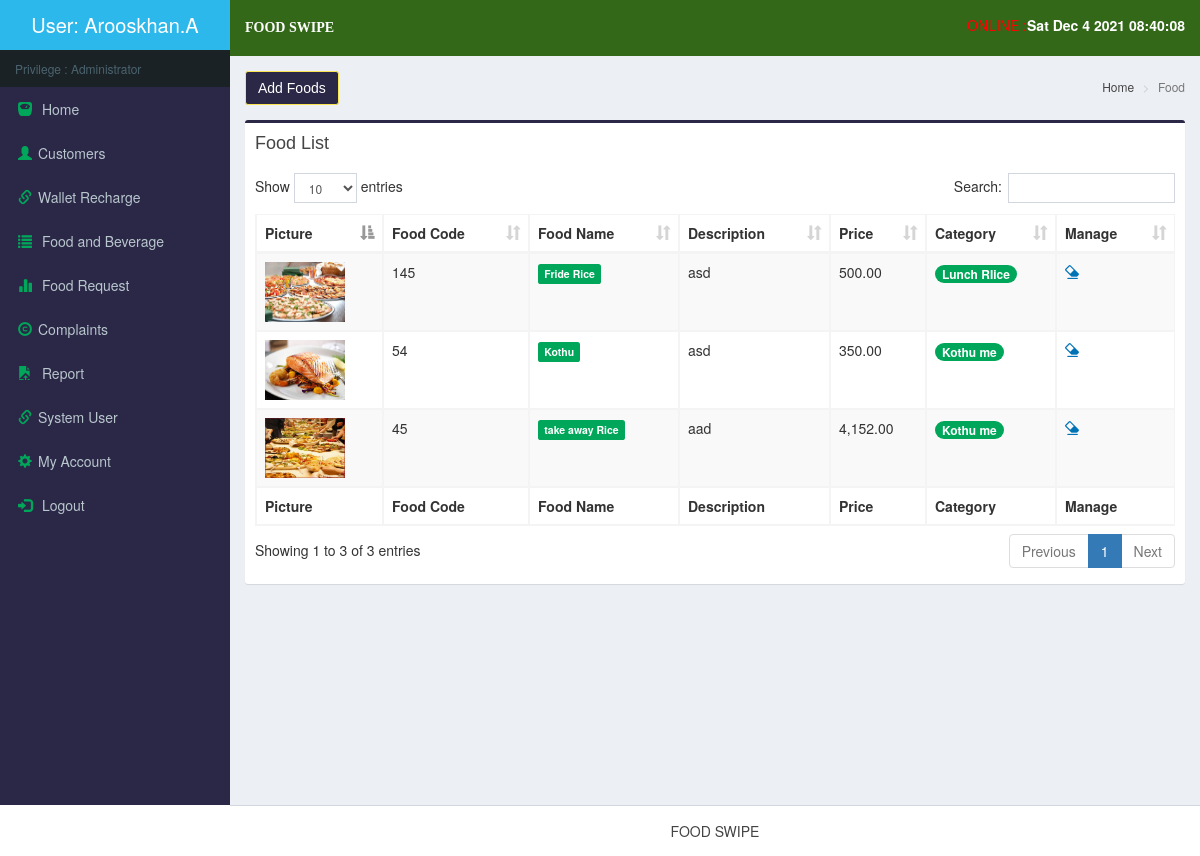
The page /Customer/product.php (signed in) on the database its author committed.
### tables this page shows
CREATE TABLE `product` (
  `prod_id` int(11) NOT NULL,
  `prod_name` varchar(100) NOT NULL,
  `prod_desc` varchar(500) NOT NULL,
  `prod_price` decimal(10,2) NOT NULL,
  `prod_pic` varchar(300) NOT NULL,
  `cat_id` int(11) NOT NULL,
  `serial` varchar(50) NOT NULL,
  `Qty` varchar(10) NOT NULL
);

CREATE TABLE `category` (
  `cat_id` int(11) NOT NULL,
  `cat_name` varchar(30) NOT NULL
);

### Customer/product.php (the view, shortened to what this page needs)
<!DOCTYPE html>
<html>
  <head>
    <title>Food Products  | <?php include('../dist/includes/title.php');?></title>
    <link rel="stylesheet" href="../bootstrap/css/bootstrap.min.css">
    <link rel="stylesheet" href="../plugins/datatables/dataTables.bootstrap.css">
    <link rel="stylesheet" href="../dist/css/AdminLTE.min.css">
    <link rel="stylesheet" href="../dist/css/skins/_all-skins.min.css">
 </head>
 <body class="hold-transition skin-blue sidebar-mini" >
    <div class="wrapper">
       <?php include('../dist/includes/header.php');include('../dist/includes/headerDefault.php');
      include('../dist/includes/dbcon.php');
      ?>
      <div class="content-wrapper">
          <section class="content-header">
            <h1>
              <a class="btn btn-small btn-primary" href="#add" data-target="#add" data-toggle="modal" style="color:#fff;" class="small-box-footer"> Add Foods</a>
            </h1>
            <ol class="breadcrumb">
              <li><a href="#"><i class="fa fa-dashboard"></i> Home</a></li>
              <li class="active">Food </li>
            </ol>
          </section>
          <section class="content">
            <div class="row">
            <div class="col-xs-12">
              <div class="box box-primary">
                <div class="box-header">
                  <h3 class="box-title">Food  List</h3>
                </div>
                <div class="box-body">
                  <table id="example1" class="table table-bordered table-striped">
                    <thead>
                      <tr>
                      	<th>Picture</th>
                        <th>Food  Code</th>
                        <th>Food  Name</th>
                        <th>Description</th>
            			<th>Price</th>
            			<th>Category</th>
                        <th>Manage</th>
                      </tr>
                    </thead>
                    <tbody>
<?php
		$query=mysqli_query($con,"select * from product left join category  on  product.cat_id=category.cat_id order by prod_name")or die(mysqli_error());
		while($row=mysqli_fetch_array($query)){
?>
                      <tr>
                      	<td><img style="width:80px;height:60px" src="../dist/uploads/<?php echo $row['prod_pic'];?>"></td>
                        <td><?php echo $row['serial'];?></td>
                        <td><span class="label label-success"><?php echo $row['prod_name'];?></span></td>
                        <td><?php echo $row['prod_desc'];?></td>
            						<td><?php echo number_format($row['prod_price'],2);?></td>
            						<td><span class="badge bg-green"><?php echo $row['cat_name'];?></span></td>
                        <td>
				<a href="#updateordinance<?php echo $row['prod_id'];?>" data-target="#updateordinance<?php echo $row['prod_id'];?>" data-toggle="modal" style="color:#fff;" class="small-box-footer"><i class="glyphicon glyphicon-erase text-blue"></i></a>
						</td>
                      </tr>
<?php }?>
                    </tbody>
                    <tfoot>
                      <tr>
                      	<th>Picture</th>
                        <th>Food  Code</th>
                        <th>Food  Name</th>
                        <th>Description</th>
            			<th>Price</th>
            			<th>Category</th>
                        <th>Manage</th>
                      </tr>
                    </tfoot>
                  </table>
                </div>
            </div>
          </div>
          </section>
        </div>
      </div>
      <?php include('../dist/includes/footer.php');?>
  </body>
</html>

### rows shown on the page
product: prod_pic (picture), serial "145", prod_name "Fride Rice", prod_desc "asd", prod_price "500.00", cat.cat_name "Lunch RIice"
product: prod_pic (picture), serial "54", prod_name "Kothu", prod_desc "asd", prod_price "350.00", cat.cat_name "Kothu me"
product: prod_pic (picture), serial "45", prod_name "take away Rice", prod_desc "aad", prod_price "4,152.00", cat.cat_name "Kothu me"

### other values the page prints
$_SESSION['name'] "Arooskhan.A"
